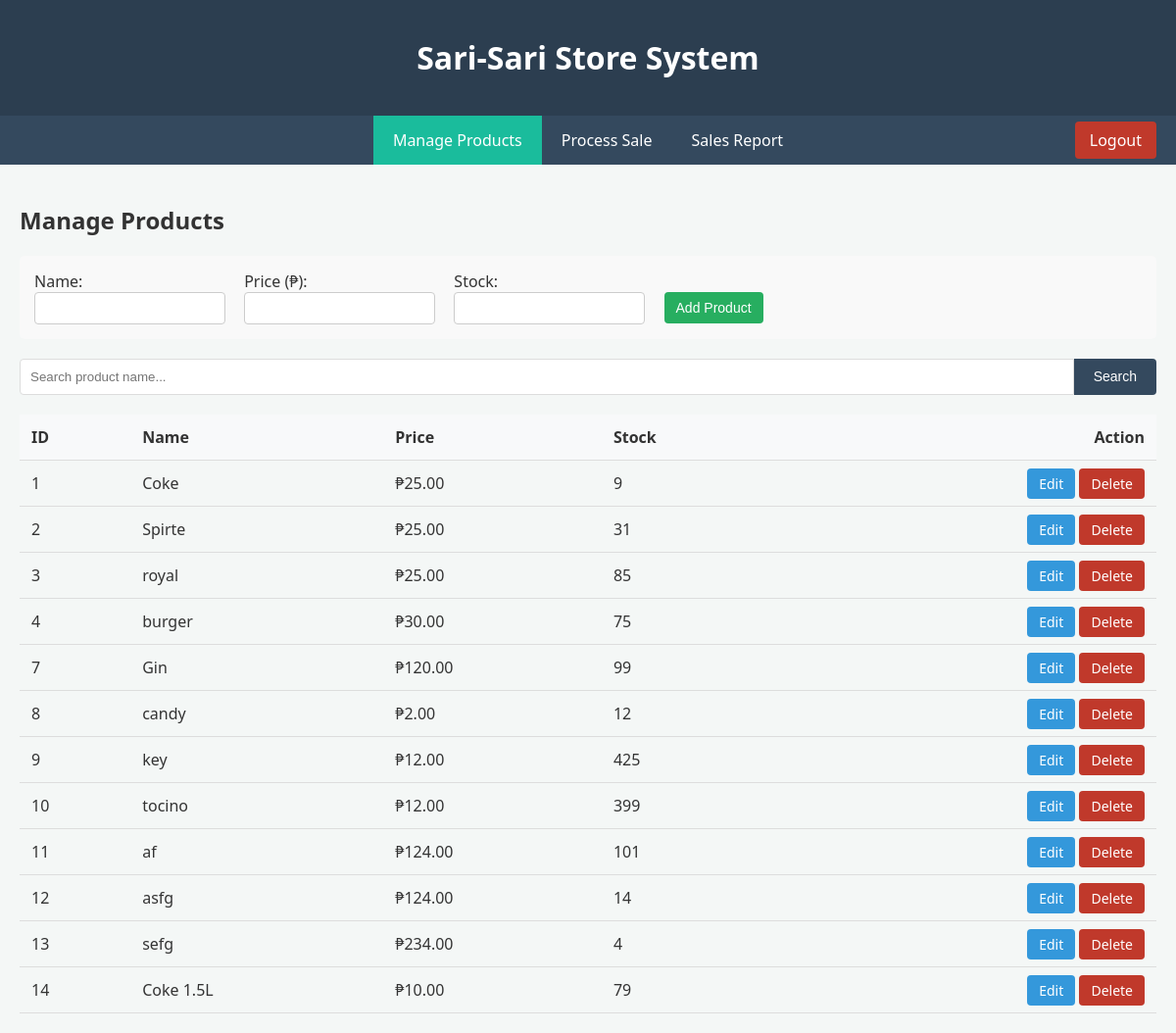
The page / (signed in) on the database its author committed.
### tables this page shows
CREATE TABLE products
                   (
                       id
                       INTEGER
                       PRIMARY
                       KEY
                       AUTOINCREMENT,
                       name
                       TEXT
                       NOT
                       NULL,
                       price
                       REAL
                       NOT
                       NULL,
                       stock
                       INTEGER
                       NOT
                       NULL
                   );

### index/app.py (the view)
@app.route('/')
@login_required
def products():
    search_query = request.args.get('search', '')  # Get the text from the search bar
    conn = get_db_connection()
    if search_query:
        query = "SELECT * FROM products WHERE name LIKE ?"
        products = conn.execute(query, ('%' + search_query + '%',)).fetchall()
    else:
        products = conn.execute('SELECT * FROM products').fetchall()
    conn.close()
    return render_template('products.html', products=products, active_tab='products', search_query=search_query)

### index/app.py (called while the page is built)
def login_required(f):
    @wraps(f)
    def decorated_function(*args, **kwargs):
        if 'logged_in' not in session:
            flash("Please log in first.")
            return redirect(url_for('login'))
        return f(*args, **kwargs)
    return decorated_function

def get_db_connection():
    conn = sqlite3.connect('../sarisari.db')
    conn.row_factory = sqlite3.Row  # Allows us to access columns by name
    return conn

### index/templates/products.html (shortened to what this page needs)
{% extends 'base.html' %}
{% block content %}
<h2>Manage Products</h2>
<div style="background: #f9f9f9; padding: 15px; border-radius: 5px; margin-bottom: 20px;">
    <form action="{{ url_for('add_product') }}" method="POST">
        <div class="form-group">
            <label>Name:</label><br>
            <input type="text" name="name" required>
        </div>
        <div class="form-group">
            <label>Price (₱):</label><br>
            <input type="number" step="0.01" name="price" required>
        </div>
        <div class="form-group">
            <label>Stock:</label><br>
            <input type="number" name="stock" required>
        </div>
        <button type="submit" class="btn btn-green">Add Product</button>
    </form>
</div>
<div style="margin-bottom: 20px; display: flex; gap: 10px;">
    <form action="{{ url_for('products') }}" method="GET" style="display: flex; width: 100%;">
        <input type="text" name="search" placeholder="Search product name..."
               value="{{ search_query }}"
               style="flex-grow: 1; padding: 10px; border: 1px solid #ddd; border-radius: 4px 0 0 4px;">
        <button type="submit" class="btn" style="background-color: #34495e; border-radius: 0 4px 4px 0; padding: 10px 20px;">
            Search
        </button>
    </form>
</div>
<table style="width: 100%; border-collapse: collapse; margin-top: 20px;">
    <thead>
        <tr>
            <th>ID</th>
            <th>Name</th>
            <th>Price</th>
            <th>Stock</th>
            <th style="text-align: right;">Action</th>
        </tr>
    </thead>
    <tbody>
        {% for product in products %}
        <tr>
            <td>{{ product.id }}</td>
            <td>{{ product.name }}</td>
            <td>₱{{ "%.2f"|format(product.price) }}</td>
            <td>{{ product.stock }}</td>
            <td style="text-align: right;">
                <a href="{{ url_for('edit_product', id=product.id) }}" class="btn btn-blue">Edit</a>
                <a href="{{ url_for('delete_product', id=product.id) }}" class="btn btn-red" onclick="return confirm('Are you sure?')">Delete</a>
            </td>
        </tr>
        {% endfor %}
    </tbody>
</table>
{% endblock %}

### index/templates/base.html (shortened to what this page needs)
<!DOCTYPE html>
<html>
<head>
</head>
<body>
    <header>
        <h1>Sari-Sari Store System</h1>
    </header>
    <nav>
    <div class="nav-center">
        <a href="{{ url_for('products') }}" class="{% if active_tab == 'products' %}active{% endif %}">Manage Products</a>
        <a href="{{ url_for('sales') }}" class="{% if active_tab == 'sales' %}active{% endif %}">Process Sale</a>
        <a href="{{ url_for('reports') }}" class="{% if active_tab == 'reports' %}active{% endif %}">Sales Report</a>
    </div>
    <div style="flex: 1; display: flex; justify-content: flex-end;">
        <a href="{{ url_for('logout') }}" class="btn-logout">Logout</a>
    </div>
    </nav>
    <div class="container">
        {% block content %}{% endblock %}
    </div>
</body>
</html>

### index/templates/base.html (style rules this page uses)
body { font-family: 'Segoe UI', Tahoma, Geneva, Verdana, sans-serif; background-color: #f4f7f6; margin: 0; padding: 0; color: #333; }
header { background-color: #2c3e50; color: white; padding: 1rem 2rem; text-align: center; }
nav { background-color: #34495e; display: flex; align-items: center; justify-content: space-between; padding: 0 20px; }
.nav-center { display: flex; justify-content: center; }
nav a { color: white; text-decoration: none; padding: 14px 20px; transition: background 0.3s; display: inline-block; }
nav a:hover, nav a.active { background-color: #1abc9c; }
.container { width: 100% !important; max-width: 100% !important; padding: 20px; box-sizing: border-box; margin: 0; }
body { adding: 0; margin: 0; }
table { width: 100%; border-collapse: collapse; margin-top: 15px; }
th, td { padding: 12px; text-align: left; border-bottom: 1px solid #ddd; }
th { background-color: #f8f9fa; }
.btn { padding: 8px 12px; border: none; border-radius: 4px; cursor: pointer; color: white; text-decoration: none; font-size: 14px; }
.btn-blue { background-color: #3498db; color: white !important; padding: 6px 12px; border-radius: 4px; text-decoration: none; }
.btn-red { background-color: #e74c3c; color: white !important; padding: 6px 12px; border-radius: 4px; text-decoration: none; }
.btn-green { background-color: #27ae60; }
.btn-red { background-color: #c0392b; }
.btn-logout { background-color: #c0392b; border-radius: 4px; margin: 5px 0; padding: 8px 15px !important; }
.form-group { display: inline-block; margin-right: 15px; }
input[type="text"], input[type="number"] { padding: 8px; border: 1px solid #ccc; border-radius: 4px; }

### rows shown on the page
products: id "1", name "Coke", price "25.00", stock "9"
products: id "2", name "Spirte", price "25.00", stock "31"
products: id "3", name "royal", price "25.00", stock "85"
products: id "4", name "burger", price "30.00", stock "75"
products: id "7", name "Gin", price "120.00", stock "99"
products: id "8", name "candy", price "2.00", stock "12"
products: id "9", name "key", price "12.00", stock "425"
products: id "10", name "tocino", price "12.00", stock "399"
products: id "11", name "af", price "124.00", stock "101"
products: id "12", name "asfg", price "124.00", stock "14"
products: id "13", name "sefg", price "234.00", stock "4"
products: id "14", name "Coke 1.5L", price "10.00", stock "79"
